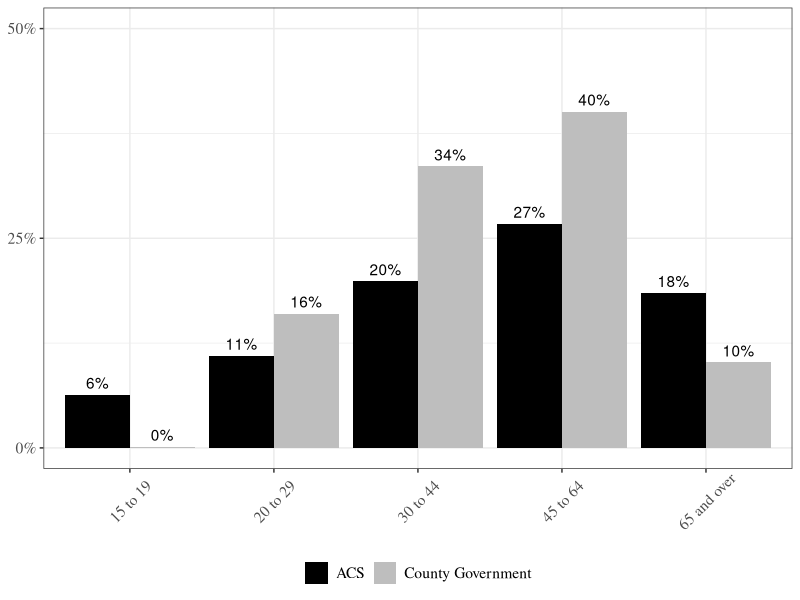

Reproduce this figure in R.
# alternative figures for age, this option used a single panel with bars side-by-side
library('tidyverse')
library('viridis')

acs_df <- read.csv("mont_acs_ages.csv")[-1] |> rename(age_grp = age) |> mutate(cat = "ACS") |> 
  select("age_grp","cat","total_pct") |> filter(age_grp != "under 15")

m_df <- read.csv("mont_ages.csv")[-1] |> mutate(cat = "County Government") |> 
  select("age_grp","cat","total_pct")

df <- rbind(acs_df, m_df)
head(df)

(
f1 <- ggplot(df, aes(x = age_grp, y = total_pct, fill = cat)) + 
  geom_bar(position = position_dodge(width = .9), stat = "identity") +
  scale_fill_manual(values=c("black", "grey")) +
geom_text(aes(x = age_grp, y = total_pct, group = cat,
              label = scales::percent(total_pct, accuracy = 1)), 
          position=position_dodge(width=.9), vjust = -.5)+
  labs(x = NULL, y = NULL) +
  scale_y_continuous(labels = scales::percent, 
                     breaks = c(0,.25,.5,.75, 1), limits = c(0,.5)) + 
  theme_bw() +
  theme(legend.title = element_blank(), 
        legend.position = "bottom",
        axis.text.x = element_text(angle = 45, vjust = .6, hjust=.5),
        text=element_text(size=14,  family="Times"))   
)

cowplot::save_plot(filename = "mont_age_single_total.png", plot = f1 , nrow = 1, ncol = 1, dpi = 1500)
